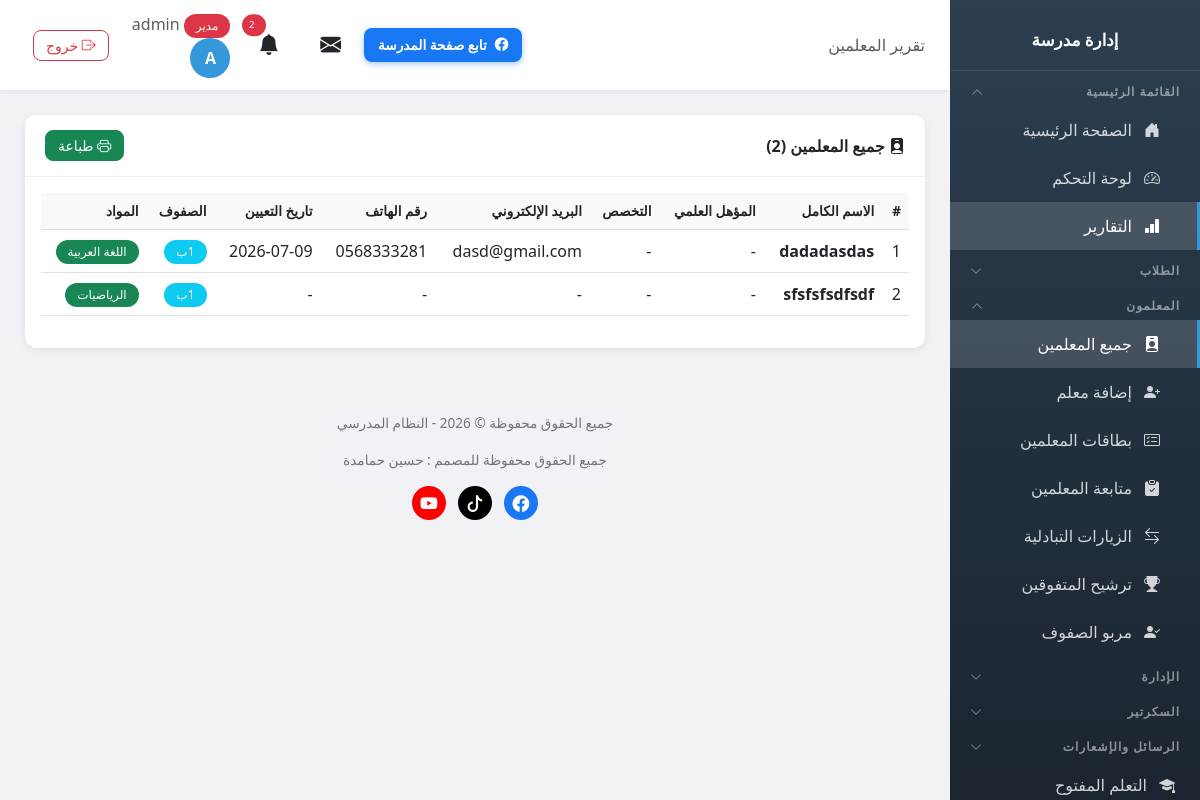
The app's page /teachers/report/ (signed in) with its own data.
### school/models.py (models this page shows, shortened)
class Profile(models.Model):
    ROLE_CHOICES = [
        ('admin', 'مدير'),
        ('vice_principal', 'نائب مدير'),
        ('secretary', 'سكرتير'),
        ('teacher', 'معلم'),
        ('student', 'طالب'),
    ]
    user = models.OneToOneField(User, on_delete=models.CASCADE, related_name='profile')
    role = models.CharField('الدور', max_length=20, choices=ROLE_CHOICES, default='student')
    phone = models.CharField('رقم الهاتف', max_length=20, blank=True)

class Teacher(models.Model):
    user = models.OneToOneField(User, on_delete=models.CASCADE, related_name='teacher_profile')
    full_name = models.CharField('الاسم الكامل', max_length=200)
    email = models.EmailField('البريد الإلكتروني', blank=True)
    phone = models.CharField('رقم الهاتف', max_length=20, blank=True)
    id_number = models.CharField('رقم الهوية', max_length=50, blank=True, help_text='رقم هوية المعلم الوطني')
    hire_date = models.DateField('تاريخ التعيين', null=True, blank=True)
    birth_date = models.DateField('تاريخ الميلاد', null=True, blank=True)
    qualification = models.CharField('المؤهل العلمي', max_length=200, blank=True, help_text='مثال: بكالوريوس، ماجستير، دكتوراه')
    specialization = models.CharField('التخصص', max_length=200, blank=True, help_text='مثال: رياضيات، فيزياء، لغة عربية')
    classes = models.ManyToManyField(Class, verbose_name='الصفوف', blank=True, related_name='teachers')
    subjects = models.ManyToManyField(Subject, verbose_name='المواد', blank=True, related_name='teachers')
    plain_password = models.CharField('كلمة المرور', max_length=100, blank=True, help_text='تظهر لمدير المدرسة فقط')
    created_at = models.DateTimeField('تاريخ الإضافة', auto_now_add=True)
    class Meta:
        verbose_name = 'معلم'
        verbose_name_plural = 'المعلمون'

class Class(models.Model):
    name = models.CharField('اسم الصف', max_length=100, unique=True)
    guardian = models.OneToOneField('Teacher', on_delete=models.SET_NULL, null=True, blank=True, related_name='guardian_class', verbose_name='مربي الصف')
    class Meta:
        verbose_name = 'صف'
        verbose_name_plural = 'الصفوف'

class Subject(models.Model):
    name = models.CharField('اسم المادة', max_length=100, unique=True)
    class Meta:
        verbose_name = 'مادة'
        verbose_name_plural = 'المواد'

### school/views.py (the view)
# urls.py: path('teachers/report/', views.teachers_report, name='teachers_report'),
@login_required
def teachers_report(request):
    if not has_perm(request.user, 'teachers', 'view'):
        messages.error(request, 'ليس لديك صلاحية')
        return redirect('dashboard')
    teachers = Teacher.objects.all().prefetch_related('classes', 'subjects').order_by('full_name')
    return render(request, 'school/teachers_report.html', {'teachers': teachers})

### templates/school/teachers_report.html (shortened to what this page needs)
{% extends 'school/base.html' %}
{% block page_heading %}تقرير المعلمين{% endblock %}
{% block content %}
<div class="card">
    <div class="card-header d-flex justify-content-between align-items-center">
        <span><i class="bi bi-person-badge-fill"></i> جميع المعلمين ({{ teachers.count }})</span>
        <button type="button" onclick="window.print()" class="btn btn-success btn-sm no-print"><i class="bi bi-printer"></i> طباعة</button>
    </div>
    <div class="card-body">
        <div class="table-responsive">
            <table class="table table-hover">
                <thead>
                    <tr>
                        <th>#</th>
                        <th>الاسم الكامل</th>
                        <th>المؤهل العلمي</th>
                        <th>التخصص</th>
                        <th>البريد الإلكتروني</th>
                        <th>رقم الهاتف</th>
                        <th>تاريخ التعيين</th>
                        <th>الصفوف</th>
                        <th>المواد</th>
                    </tr>
                </thead>
                <tbody>
                    {% for teacher in teachers %}
                    <tr>
                        <td>{{ forloop.counter }}</td>
                        <td><strong>{{ teacher.full_name }}</strong></td>
                        <td>{{ teacher.qualification|default:"-" }}</td>
                        <td>{{ teacher.specialization|default:"-" }}</td>
                        <td>{{ teacher.email|default:"-" }}</td>
                        <td>{{ teacher.phone|default:"-" }}</td>
                        <td>{{ teacher.hire_date|date:"Y-m-d"|default:"-" }}</td>
                        <td>{% for c in teacher.classes.all %}<span class="badge bg-info">{{ c.name }}</span> {% empty %}-{% endfor %}</td>
                        <td>{% for s in teacher.subjects.all %}<span class="badge bg-success">{{ s.name }}</span> {% empty %}-{% endfor %}</td>
                    </tr>
                    {% endfor %}
                </tbody>
            </table>
        </div>
    </div>
</div>
{% endblock %}

### templates/school/base.html (shortened to what this page needs)
<!DOCTYPE html>
{% load static %}<html lang="ar" dir="rtl" xmlns:o="urn:schemas-microsoft-com:office:office" xmlns:w="urn:schemas-microsoft-com:office:word">
<head>
    <link href="{% static 'vendor/bootstrap/css/bootstrap.min.css' %}" rel="stylesheet">
    <link href="{% static 'vendor/bootstrap/css/bootstrap.rtl.min.css' %}" rel="stylesheet">
    <link rel="stylesheet" href="{% static 'vendor/bootstrap-icons/bootstrap-icons.css' %}">
    <link href="{% static 'vendor/select2/css/select2.min.css' %}" rel="stylesheet" />
    <link href="{% static 'vendor/select2/css/select2-bootstrap-5-theme.rtl.min.css' %}" rel="stylesheet" />
    <link rel="stylesheet" href="{% static 'vendor/leaflet/leaflet.css' %}" />
</head>
<body>
    {% if user.is_authenticated %}
    <div class="sidebar" id="sidebar">
        <div class="brand">
            <h4>إدارة مدرسة {{ school_info.name_ar }}</h4>
        </div>
        {% if user.is_authenticated %}
        <button class="nav-section nav-toggle" type="button" data-target="collapse-main" aria-expanded="false">
            <span>القائمة الرئيسية</span><i class="bi bi-chevron-down"></i>
        </button>
        <div class="nav-collapse" id="collapse-main">
        <a href="{% url 'home' %}" class="nav-link {% if request.resolver_match.url_name == 'home' %}active{% endif %}">
            <i class="bi bi-house-door-fill"></i> الصفحة الرئيسية
        </a>
        <a href="{% url 'dashboard' %}" class="nav-link {% if request.resolver_match.url_name == 'dashboard' %}active{% endif %}">
            <i class="bi bi-speedometer2"></i> لوحة التحكم
        </a>
        {% if 'reports_view' in user_perms %}
        <a href="{% url 'reports' %}" class="nav-link {% if request.resolver_match.url_name == 'reports' or 'report' in request.resolver_match.url_name %}active{% endif %}">
            <i class="bi bi-bar-chart-fill"></i> التقارير
        </a>
        {% endif %}
        </div>
        {% if 'students_view' in user_perms or 'students_add' in user_perms or 'notes_view' in user_perms or 'levels_view' in user_perms or 'discipline_view' in user_perms or 'discipline_add' in user_perms %}
        <button class="nav-section nav-toggle" type="button" data-target="collapse-students" aria-expanded="false">
            <span>الطلاب</span><i class="bi bi-chevron-down"></i>
        </button>
        {% endif %}
        {% if 'teachers_view' in user_perms or 'teachers_add' in user_perms or 'nominations_view' in user_perms or 'guardians_view' in user_perms %}
        <button class="nav-section nav-toggle" type="button" data-target="collapse-teachers" aria-expanded="false">
            <span>المعلمون</span><i class="bi bi-chevron-down"></i>
        </button>
        <div class="nav-collapse" id="collapse-teachers">
        {% endif %}
        {% if 'teachers_view' in user_perms %}
        <a href="{% url 'teacher_list' %}" class="nav-link {% if 'teacher' in request.resolver_match.url_name %}active{% endif %}">
            <i class="bi bi-person-badge-fill"></i> جميع المعلمين
        </a>
        {% endif %}
        {% if 'teachers_add' in user_perms %}
        <a href="{% url 'add_teacher' %}" class="nav-link {% if request.resolver_match.url_name == 'add_teacher' %}active{% endif %}">
            <i class="bi bi-person-plus-fill"></i> إضافة معلم
        </a>
        {% endif %}
        {% if 'teachers_view' in user_perms %}
        <a href="{% url 'teacher_cards_report' %}" class="nav-link {% if request.resolver_match.url_name == 'teacher_cards_report' %}active{% endif %}">
            <i class="bi bi-card-checklist"></i> بطاقات المعلمين
        </a>
        {% endif %}
        {% if 'teacher_followup_view' in user_perms %}
        <a href="{% url 'teacher_followups' %}" class="nav-link {% if 'followup' in request.resolver_match.url_name %}active{% endif %}">
            <i class="bi bi-clipboard-check-fill"></i> متابعة المعلمين
        </a>
        {% endif %}
        {% if 'reciprocal_visits_view' in user_perms and user.profile.role != 'teacher' %}
        <a href="{% url 'reciprocal_visit_list' %}" class="nav-link {% if 'reciprocal_visit' in request.resolver_match.url_name %}active{% endif %}">
            <i class="bi bi-arrow-left-right"></i> الزيارات التبادلية
        </a>
        {% endif %}
        {% if 'nominations_view' in user_perms %}
        <a href="{% url 'guardian_students' %}" class="nav-link {% if request.resolver_match.url_name == 'guardian_students' %}active{% endif %}">
            <i class="bi bi-trophy-fill"></i> ترشيح المتفوقين
        </a>
        {% endif %}
        {% if 'guardians_view' in user_perms %}
        <a href="{% url 'guardian_assign' %}" class="nav-link {% if request.resolver_match.url_name == 'guardian_assign' %}active{% endif %}">
            <i class="bi bi-person-check-fill"></i> مربو الصفوف
        </a>
        {% endif %}
        {% if 'teachers_view' in user_perms or 'teachers_add' in user_perms or 'nominations_view' in user_perms or 'guardians_view' in user_perms %}
        </div>
        {% endif %}
        {% if 'classes_view' in user_perms or 'subjects_view' in user_perms or 'announcements_view' in user_perms or 'agenda_view' in user_perms or 'leaves_view' in user_perms or 'lateness_view' in user_perms or 'meetings_view' in user_perms or 'supervisor_visits_view' in user_perms or 'inspection_visits_view' in user_perms or 'visit_program_view' in user_perms or 'absence_view' in user_perms or 'schedule_view' in user_perms or 'certificates_view' in user_perms or 'exams_view' in user_perms or 'survey_view' in user_perms %}
        <button class="nav-section nav-toggle" type="button" data-target="collapse-admin" aria-expanded="false">
            <span>الإدارة</span><i class="bi bi-chevron-down"></i>
        </button>
        {% endif %}
        {% if 'incoming_view' in user_perms or 'outgoing_view' in user_perms or 'no_objection_view' in user_perms %}
        <button class="nav-section nav-toggle" type="button" data-target="collapse-secretary" aria-expanded="false">
            <span>السكرتير</span><i class="bi bi-chevron-down"></i>
        </button>
        {% endif %}
        {% if 'messages_view' in user_perms or 'messages_send' in user_perms %}
        <button class="nav-section nav-toggle" type="button" data-target="collapse-messages" aria-expanded="false">
            <span>الرسائل والإشعارات</span><i class="bi bi-chevron-down"></i>
        </button>
        {% endif %}
        {% if 'open_learning_view' in user_perms %}
        <a href="{% url 'open_learning_list' %}" class="nav-link {% if 'open_learning' in request.resolver_match.url_name %}active{% endif %}">
            <i class="bi bi-mortarboard-fill"></i> التعلم المفتوح
        </a>
        {% endif %}
        {% endif %}
    </div>
    <div class="main-content">
        <div class="top-bar">
            <div>
                <span class="d-none d-md-inline text-muted">{% block page_heading %}{% endblock %}</span>
            </div>
            <div style="display:flex; align-items:center; gap:10px;">
                <a href="https://www.facebook.com/ALMANSOUR.SCHOOL.YATTA" target="_blank" rel="noopener" class="btn btn-social-fb d-none d-md-inline-flex align-items-center gap-2">
                    <i class="bi bi-facebook"></i> تابع صفحة المدرسة
                </a>
                <div class="user-info">
                <div class="dropdown d-inline-block mx-2" id="messageBell">
                    <button class="btn btn-link text-reset position-relative p-1" type="button" data-bs-toggle="dropdown" aria-expanded="false" style="font-size: 1.3rem;">
                        <i class="bi bi-envelope-fill"></i>
                    </button>
                </div>
                <div class="dropdown d-inline-block mx-2" id="notificationBell">
                    <button class="btn btn-link text-reset position-relative p-1" type="button" data-bs-toggle="dropdown" aria-expanded="false" style="font-size: 1.3rem;">
                        <i class="bi bi-bell-fill"></i>
                        {% if unread_notifications_count > 0 %}
                        <span class="position-absolute top-0 start-100 translate-middle badge rounded-pill bg-danger" style="font-size: 0.6rem;">
                            {{ unread_notifications_count }}
                        </span>
                        {% endif %}
                    </button>
                </div>
                <a href="{% url 'my_account' %}" class="text-decoration-none text-reset">
                    <span class="text-muted d-none d-sm-inline">
                        <span class="badge bg-{% if user.profile.role == 'admin' %}danger{% elif user.profile.role == 'teacher' %}success{% else %}info{% endif %}">
                            {{ user.profile.get_role_display }}
                        </span>
                        {{ user.first_name|default:user.username }}
                    </span>
                    <div class="avatar">{{ user.first_name|first|default:user.username|first|upper }}</div>
                </a>
                <a href="{% url 'logout' %}" class="btn btn-sm btn-outline-danger ms-2" title="تسجيل الخروج">
                    <i class="bi bi-box-arrow-right"></i> <span class="d-none d-sm-inline">خروج</span>
                </a>
                </div>
                </div>
            </div>
        <div class="page-content">
            {% block content %}{% endblock %}
        </div>
        <div class="footer no-print">
            <p>جميع الحقوق محفوظة &copy; {% now "Y" %} - النظام المدرسي</p>
            <p>جميع الحقوق محفوظة للمصمم : حسين حمامدة</p>
            <p class="footer-social">
                <a href="https://www.facebook.com/hhamamdeh" target="_blank" rel="noopener" class="fb" title="فيسبوك" aria-label="فيسبوك"><i class="bi bi-facebook"></i></a>
                <a href="https://www.tiktok.com/@abuadelhamamdeh" target="_blank" rel="noopener" class="tt" title="تيك توك" aria-label="تيك توك"><i class="bi bi-tiktok"></i></a>
                <a href="https://www.youtube.com/@husseintech" target="_blank" rel="noopener" class="yt" title="يوتيوب" aria-label="يوتيوب"><i class="bi bi-youtube"></i></a>
            </p>
        </div>
    </div>
    {% endif %}
</body>
</html>

### records on screen
Teacher: full_name "dadadasdas", qualification "-", specialization "-", email "dasd@gmail.com", phone "0568333281", hire_date "2026-07-09"
Class: name "1ب"
Subject: name "اللغة العربية"
Teacher: full_name "sfsfsfsdfsdf", qualification "-", specialization "-", email "-", phone "-", hire_date "-"
Subject: name "الرياضيات"

### other values on screen
{{ unread_notifications_count }} "2"
{{ user.profile.get_role_display }} "مدير"
{{ user.first_name|default:user.username }} "admin"
{{ user.first_name|first|default:user.username|first|upper }} "A"
{{ teachers.count }} "2"
